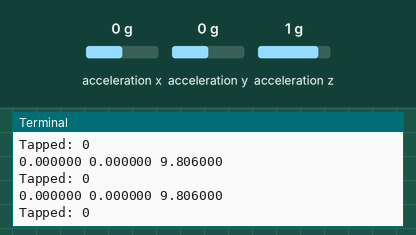
This program was run on a simulated Raspberry Pi (BCM pin numbers). Shown: the last lines printed to the terminal. The test bench sets the inputs (shaded band); at power-on: acceleration x 0 g, acceleration y 0 g, acceleration z 1 g.

Above: at 1.2 s.
1.3 s: acceleration x set to -1.4 g
At 1.9 s:
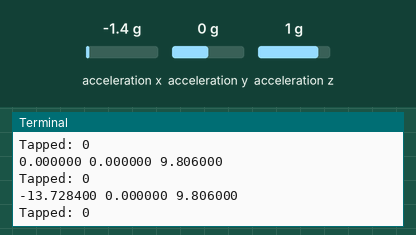
2.8 s: acceleration y set to -1.4 g
At 3.4 s:
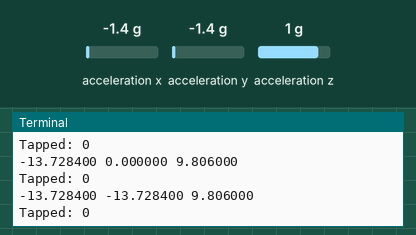
4.3 s: acceleration z set to -1.4 g
At 4.9 s:
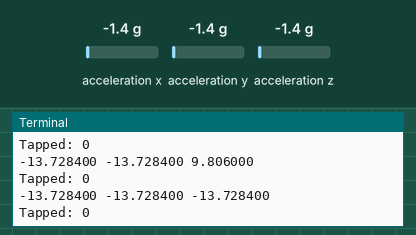

Measured:
- after the input at 1.3 s, the terminal: prints a new line after 0.20 s (image 1)
- after the input at 2.8 s, the terminal: prints a new line after 0.21 s (image 2)
- after the input at 4.3 s, the terminal: prints a new line after 0.21 s (image 3)

The program:

accelerometer-adxl345-tap.py
```python
#!/usr/bin/env python3

# Tap detection test for ADXL345 Accelerometer from Adafruit
# https://github.com/adafruit/Adafruit_CircuitPython_ADXL34x/blob/master/examples/adxl34x_tap_detection_test.py


import time
import board
import busio
import adafruit_adxl34x

i2c = busio.I2C(board.SCL, board.SDA)

# For ADXL343
# accelerometer = adafruit_adxl34x.ADXL343(i2c)
# For ADXL345
accelerometer = adafruit_adxl34x.ADXL345(i2c)

# you can also configure the tap detection parameters when you enable tap detection:
# accelerometer.enable_tap_detection(tap_count=2,threshold=20, duration=50)
# higher the threshold, harder the tap needs to be
accelerometer.enable_tap_detection(tap_count=1, threshold=150, duration=100)

while True:
    print("%f %f %f" % accelerometer.acceleration)

    print("Tapped: %s" % accelerometer.events["tap"])
    time.sleep(0.5)
```
